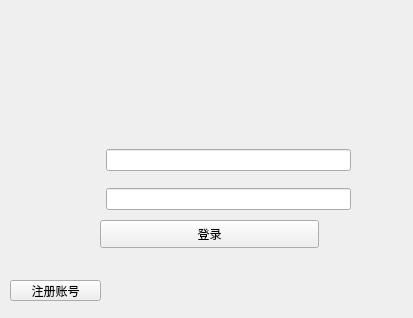
<?xml version="1.0" encoding="UTF-8"?>
<ui version="4.0">
 <class>MainWindow</class>
 <widget class="QMainWindow" name="MainWindow">
  <property name="geometry">
   <rect>
    <x>0</x>
    <y>0</y>
    <width>413</width>
    <height>318</height>
   </rect>
  </property>
  <property name="minimumSize">
   <size>
    <width>413</width>
    <height>318</height>
   </size>
  </property>
  <property name="maximumSize">
   <size>
    <width>413</width>
    <height>318</height>
   </size>
  </property>
  <property name="windowTitle">
   <string>QQ</string>
  </property>
  <property name="windowIcon">
   <iconset resource="sources.qrc">
    <normaloff>:/login/prefix1/image/qq.jpg</normaloff>:/login/prefix1/image/qq.jpg</iconset>
  </property>
  <property name="iconSize">
   <size>
    <width>30</width>
    <height>30</height>
   </size>
  </property>
  <property name="toolButtonStyle">
   <enum>Qt::ToolButtonIconOnly</enum>
  </property>
  <widget class="QWidget" name="centralwidget">
   <widget class="QPushButton" name="regist">
    <property name="geometry">
     <rect>
      <x>10</x>
      <y>280</y>
      <width>91</width>
      <height>21</height>
     </rect>
    </property>
    <property name="text">
     <string>注册账号</string>
    </property>
   </widget>
   <widget class="QWidget" name="widget" native="true">
    <property name="geometry">
     <rect>
      <x>40</x>
      <y>140</y>
      <width>311</width>
      <height>78</height>
     </rect>
    </property>
    <layout class="QGridLayout" name="gridLayout">
     <item row="0" column="1">
      <widget class="QLineEdit" name="user"/>
     </item>
     <item row="1" column="1">
      <widget class="QLineEdit" name="passwd">
       <property name="echoMode">
        <enum>QLineEdit::Password</enum>
       </property>
      </widget>
     </item>
     <item row="0" column="0" rowspan="2">
      <widget class="QLabel" name="label_2">
       <property name="sizePolicy">
        <sizepolicy hsizetype="Fixed" vsizetype="Fixed">
         <horstretch>0</horstretch>
         <verstretch>0</verstretch>
        </sizepolicy>
       </property>
       <property name="minimumSize">
        <size>
         <width>60</width>
         <height>60</height>
        </size>
       </property>
       <property name="maximumSize">
        <size>
         <width>60</width>
         <height>60</height>
        </size>
       </property>
       <property name="text">
        <string/>
       </property>
       <property name="pixmap">
        <pixmap resource="sources.qrc">:/login/prefix1/image/timg.jpg</pixmap>
       </property>
      </widget>
     </item>
    </layout>
   </widget>
   <widget class="QWidget" name="horizontalLayoutWidget">
    <property name="geometry">
     <rect>
      <x>20</x>
      <y>20</y>
      <width>360</width>
      <height>102</height>
     </rect>
    </property>
    <layout class="QHBoxLayout" name="horizontalLayout">
     <item>
      <widget class="QLabel" name="label">
       <property name="minimumSize">
        <size>
         <width>358</width>
         <height>100</height>
        </size>
       </property>
       <property name="maximumSize">
        <size>
         <width>358</width>
         <height>100</height>
        </size>
       </property>
       <property name="text">
        <string/>
       </property>
       <property name="pixmap">
        <pixmap resource="sources.qrc">:/login/prefix1/image/u=3959711232,3082171464&amp;fm=26&amp;gp=0.jpg</pixmap>
       </property>
      </widget>
     </item>
    </layout>
   </widget>
   <widget class="QPushButton" name="signin">
    <property name="geometry">
     <rect>
      <x>100</x>
      <y>220</y>
      <width>219</width>
      <height>28</height>
     </rect>
    </property>
    <property name="text">
     <string>登录</string>
    </property>
   </widget>
  </widget>
 </widget>
 <resources>
  <include location="sources.qrc"/>
 </resources>
 <connections/>
</ui>
